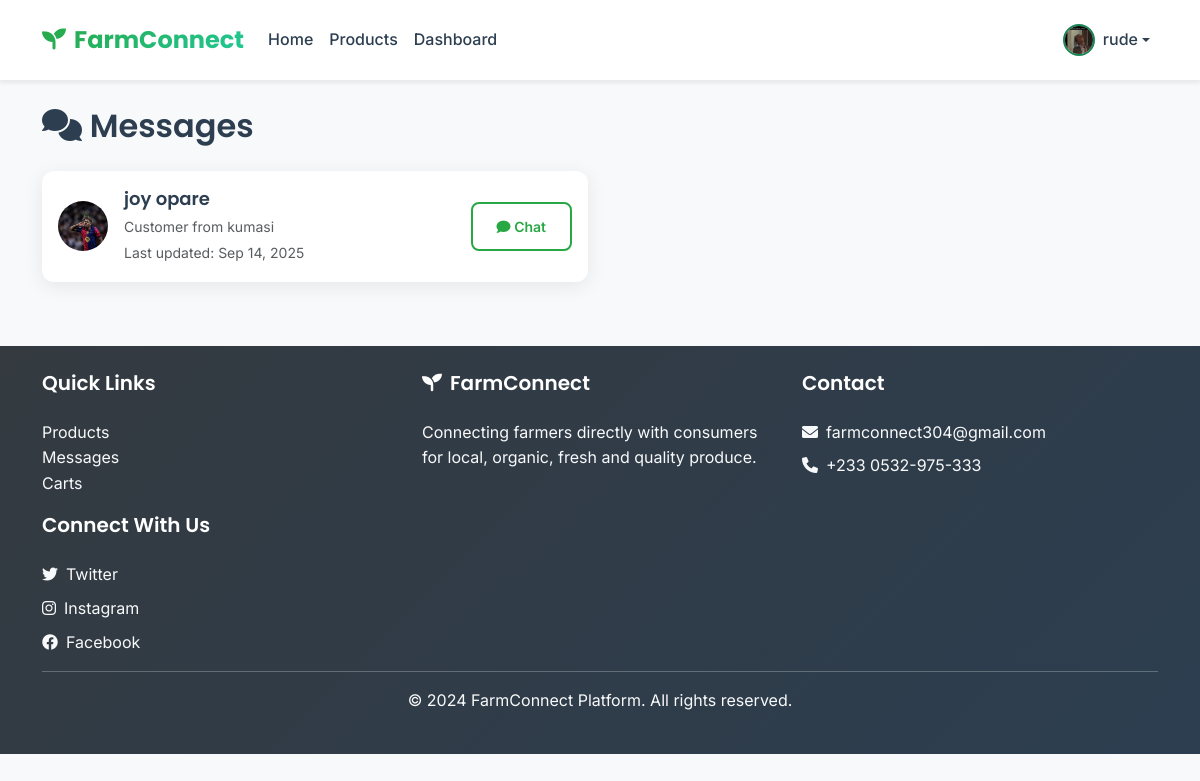
The page /messaging/conversations/ (signed in) on the database as committed earlier.
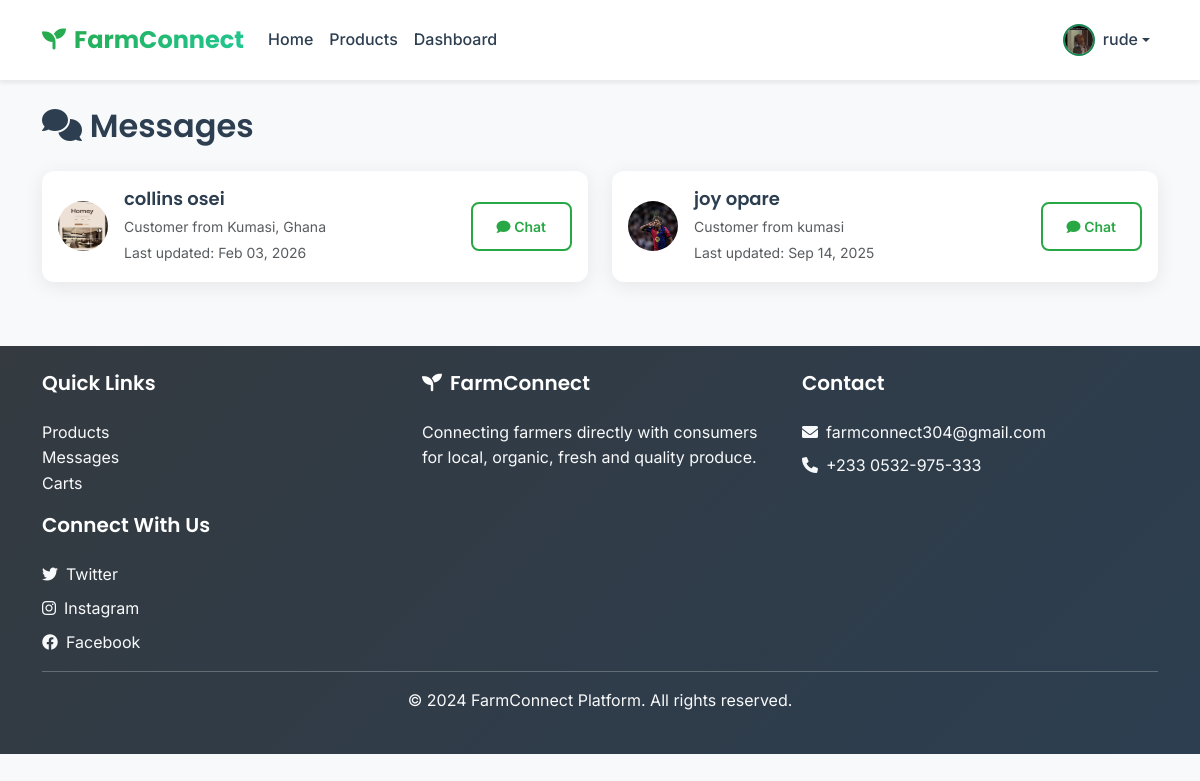
The same page on the database as committed later.
### messaging/models.py (models this page shows, shortened)
class Conversation(models.Model):
    customer = models.ForeignKey(CustomerProfile, on_delete=models.CASCADE, related_name='conversations')
    farmer = models.ForeignKey(FarmerProfile, on_delete=models.CASCADE, related_name='conversations')
    created_at = models.DateTimeField(auto_now_add=True)
    updated_at = models.DateTimeField(auto_now=True)
    class Meta:
        unique_together = ('customer', 'farmer')

### accounts/models.py (models this page shows, shortened)
class CustomerProfile(models.Model):
    user = models.OneToOneField(User, on_delete=models.CASCADE, related_name='customer_profile')
    dietary_preferences = models.CharField(max_length=200, blank=True)

class User(AbstractUser):
    USER_TYPE_CHOICES = (
        ('customer', 'Customer'),
        ('farmer', 'Farmer'),
    )
    user_type = models.CharField(max_length=10, choices=USER_TYPE_CHOICES)
    phone_regex = RegexValidator(regex=r'^\+?1?\d{9,15}$', message="Phone number must be entered in the format: '+999999999'. Up to 15 digits allowed.")
    phone = models.CharField(validators=[phone_regex], max_length=17, blank=True)
    age = models.PositiveIntegerField(null=True, blank=True)
    location = models.CharField(max_length=255, blank=True)
    profile_picture = models.ImageField(upload_to='profile_pics/', null=True, blank=True)
    created_at = models.DateTimeField(auto_now_add=True)
    updated_at = models.DateTimeField(auto_now=True)

### messaging/views.py (the view)
# urls.py: path('conversations/', views.ConversationListView.as_view(), name='conversation_list'),
class ConversationListView(LoginRequiredMixin, ListView):
    model = Conversation
    template_name = 'messaging/conversation_list.html'
    context_object_name = 'conversations'
    def get_queryset(self):
        if self.request.user.user_type == 'customer':
            return Conversation.objects.filter(customer=self.request.user.customer_profile).order_by('-updated_at')
        else:
            return Conversation.objects.filter(farmer=self.request.user.farmer_profile).order_by('-updated_at')

### templates/messaging/conversation_list.html (shortened to what this page needs)
{% extends 'base.html' %}
{% block content %}
<div class="container my-4">
    <h2><i class="fas fa-comments"></i> Messages</h2>
    {% if conversations %}
        <div class="row">
            {% for conversation in conversations %}
                <div class="col-md-6 mb-3">
                    <div class="card">
                        <div class="card-body">
                            <div class="d-flex align-items-center">
                                <div class="me-3">
                                    {% if user.user_type == 'customer' %}
                                        {% if conversation.farmer.user.profile_picture %}
                                            <img src="{{ conversation.farmer.user.profile_picture.url }}" class="rounded-circle" width="50" height="50">
                                        {% else %}
                                            <div class="bg-success rounded-circle d-flex align-items-center justify-content-center" style="width: 50px; height: 50px;">
                                                <i class="fas fa-user text-white"></i>
                                            </div>
                                        {% endif %}
                                    {% else %}
                                        {% if conversation.customer.user.profile_picture %}
                                            <img src="{{ conversation.customer.user.profile_picture.url }}" class="rounded-circle" width="50" height="50">
                                        {% else %}
                                            <div class="bg-primary rounded-circle d-flex align-items-center justify-content-center" style="width: 50px; height: 50px;">
                                                <i class="fas fa-user text-white"></i>
                                            </div>
                                        {% endif %}
                                    {% endif %}
                                </div>
                                <div class="flex-grow-1">
                                    <h6 class="mb-1">
                                        {% if user.user_type == 'customer' %}
                                            {{ conversation.farmer.user.first_name }} {{ conversation.farmer.user.last_name }}
                                        {% else %}
                                            {{ conversation.customer.user.first_name }} {{ conversation.customer.user.last_name }}
                                        {% endif %}
                                    </h6>
                                    <small class="text-muted">
                                        {% if user.user_type == 'customer' %}
                                            Farmer from {{ conversation.farmer.farm_location }}
                                        {% else %}
                                            Customer from {{ conversation.customer.user.location }}
                                        {% endif %}
                                    </small>
                                    <br>
                                    <small class="text-muted">Last updated: {{ conversation.updated_at|date:"M d, Y" }}</small>
                                </div>
                                <div>
                                    <a href="{% url 'messaging:conversation_detail' conversation.pk %}" class="btn btn-outline-primary btn-sm">
                                        <i class="fas fa-comment"></i> Chat
                                    </a>
                                </div>
                            </div>
                        </div>
                    </div>
                </div>
            {% endfor %}
        </div>
    {% endif %}
</div>
{% endblock %}

Rows that differ between the two databases and show on the page:
added Conversation: customer.user.profile_picture (picture), customer.user.first_name "collins", customer.user.last_name "osei", customer.user.location "Kumasi, Ghana", updated_at "Feb 03, 2026"
